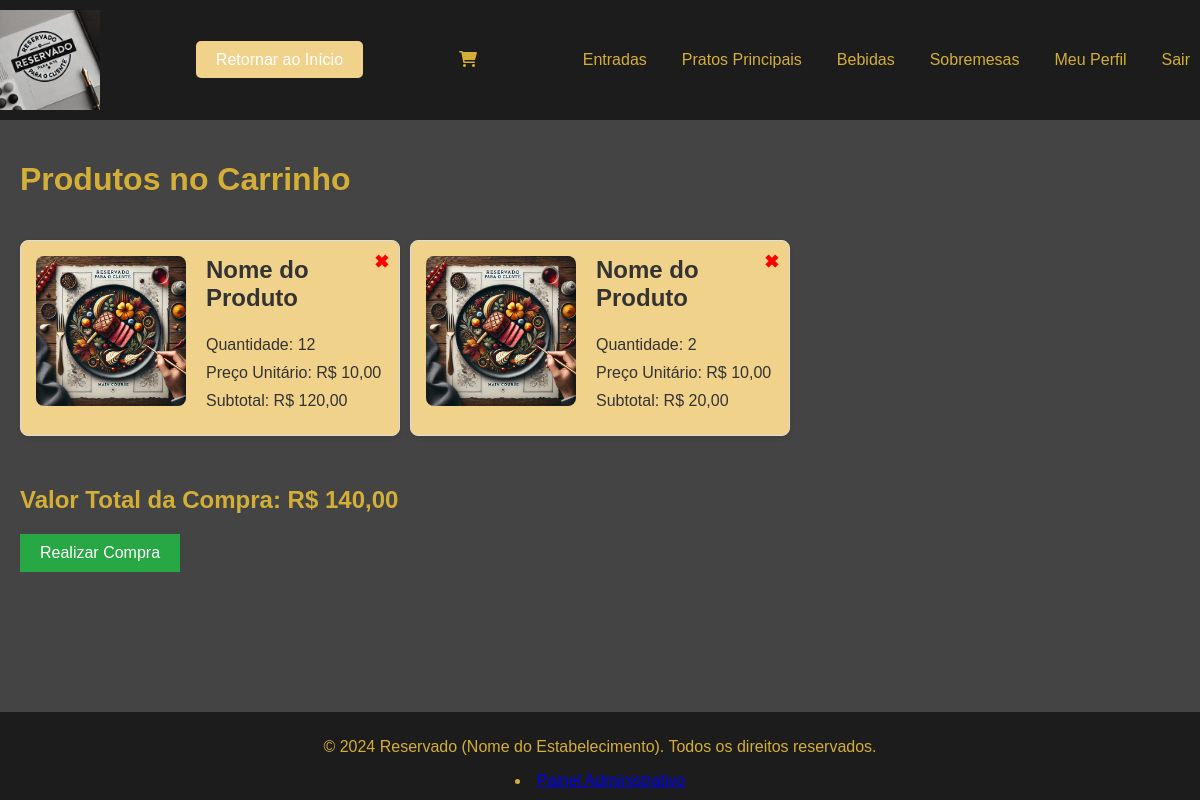
/carrinho.php (signed in), run on the app's committed database.
### tables this page shows
CREATE TABLE `produtos` (
  `id` int NOT NULL AUTO_INCREMENT,
  `nome` varchar(255) NOT NULL,
  `descricao` text NOT NULL,
  `preco` decimal(10,2) NOT NULL,
  `categoria` enum('entradas','principais','bebidas','sobremesas') NOT NULL,
  `imagem` varchar(255) DEFAULT NULL,
  `data_criacao` timestamp NULL DEFAULT CURRENT_TIMESTAMP,
  PRIMARY KEY (`id`)
);

### carrinho.php (the view, shortened to what this page needs)
<?php
require_once 'db/conexao.php';
include $_SERVER['DOCUMENT_ROOT'] . '/cardapio-dinamico/header.php';
if (empty($_SESSION['carrinho'])) {
    echo "<h1>Carrinho Vazio</h1>";
    echo "<p>Você ainda não adicionou produtos ao carrinho.</p>";
} else {
    echo "<h1>Produtos no Carrinho</h1>";
    echo "<div class='produtos-container'>";
    $valor_total = 0;
    foreach ($_SESSION['carrinho'] as $produto_id => $quantidade) {
        $stmt = $pdo->prepare("SELECT nome, preco, imagem FROM produtos WHERE id = :id");
        $stmt->bindParam(':id', $produto_id);
        $stmt->execute();
        $produto = $stmt->fetch(PDO::FETCH_ASSOC);
        if ($produto) {
            $subtotal = $produto['preco'] * $quantidade;
            $valor_total += $subtotal;
            echo "<div class='produto-item' style='position: relative; padding: 15px; border: 1px solid #ddd; margin-bottom: 10px;'>";
            echo "<div class='produto-imagem'>";
            if ($produto['imagem']) {
                echo "<img src='/cardapio-dinamico/admin/uploads/produtos/" . htmlspecialchars($produto['imagem']) . "' alt='" . htmlspecialchars($produto['nome']) . "'>";
            }
            echo "</div>";
            echo "<div class='produto-info'>";
            echo "<h3>" . htmlspecialchars($produto['nome']) . "</h3>";
            echo "<p>Quantidade: " . $quantidade . "</p>";
            echo "<p>Preço Unitário: R$ " . number_format($produto['preco'], 2, ',', '.') . "</p>";
            echo "<p>Subtotal: R$ " . number_format($subtotal, 2, ',', '.') . "</p>";
            echo "<a href='?remove_id=" . $produto_id . "' class='remover-produto' title='Remover' style='position: absolute; top: 10px; right: 10px; color: #ff0000; font-size: 18px; font-weight: bold; text-decoration: none;'>✖</a>";
            echo "</div>";
            echo "</div>";
        }
    }
    echo "</div>";
    echo "<h2>Valor Total da Compra: R$ " . number_format($valor_total, 2, ',', '.') . "</h2>";
    echo "<form action='realizar_compra.php' method='post'>";
    echo "<button type='submit' style='background-color: #28a745; color: white; padding: 10px 20px; border: none; font-size: 16px; cursor: pointer;'>Realizar Compra</button>";
    echo "</form>";
}
require_once 'footer.php';
?>

### assets/css/style.css (style rules this page uses)
html, body { height: 100%; margin: 0; }
body { display: flex; flex-direction: column; font-family: Arial, sans-serif; background-color: #444; color: #d4af37; margin: 0; padding: 0; }
.produtos-container { display: grid; grid-template-columns: repeat(3, 1fr); gap: 10px; padding: 20px 0; }
.produto-item { background-color: #f0d28b; border: 1px solid #ddd; border-radius: 8px; overflow: hidden; padding: 15px; box-shadow: 0 2px 5px rgba(0, 0, 0, 0.1); transition: transform 0.2s ease; display: flex; align-items: flex-start; }
.produto-imagem img { max-width: 150px; height: auto; margin-right: 20px; border-radius: 8px; display: block; }
.produto-info { flex-grow: 1; }
.produto-info h3 { margin-top: 0; font-size: 1.5em; color: #333; }
.produto-info p { margin: 10px 0; color: #333; }
.produto-item { position: relative; padding: 15px; border: 1px solid #ddd; margin-bottom: 10px; }
.remover-produto { position: absolute; top: 10px; right: 10px; color: #ff0000; text-decoration: none; font-size: 18px; font-weight: bold; }

### data on the page
produtos: imagem (picture), nome "Nome do Produto", quantidade "12", preco "10,00", preco "120,00"
produtos: imagem (picture), nome "Nome do Produto", quantidade "2", preco "10,00", preco "20,00"

### other printed values
$section['title'] "Entradas"
$section['title'] "Pratos Principais"
$section['title'] "Bebidas"
$section['title'] "Sobremesas"
$section['title'] "Meu Perfil"
$section['title'] "Sair"
$valor_total "140,00"
$site_name "Reservado (Nome do Estabelecimento)"
